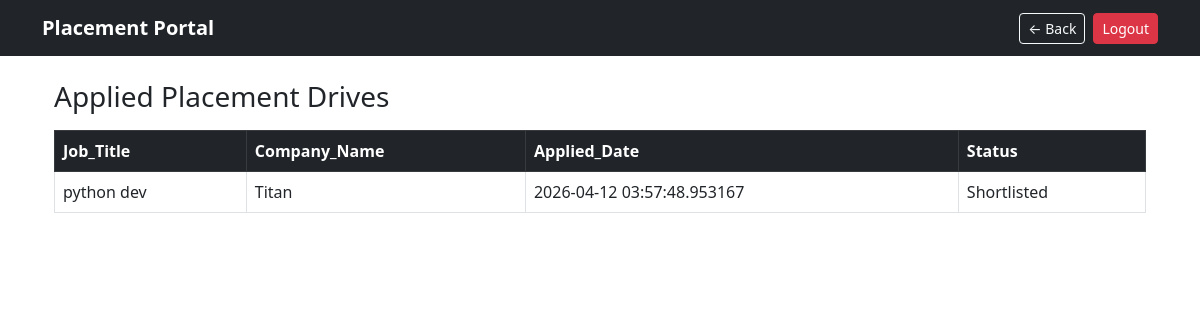
Page /student/application (signed in) on the committed database.
### app/models.py (models this page shows)
class Application(db.Model):
    __tablename__='applications'
    id=db.Column(db.Integer,primary_key=True)
    student_id=db.Column(db.Integer,db.ForeignKey('students.id'))
    drive_id=db.Column(db.Integer,db.ForeignKey('placement_drives.id'))
    application_date=db.Column(db.DateTime,default=datetime.utcnow)
    status=db.Column(db.String(20),default='Applied')
    drive = db.relationship('PlacementDrive', backref='applications')
    student = db.relationship('Student', backref='student_applications')

class PlacementDrive(db.Model):
    __tablename__='placement_drives'
    id=db.Column(db.Integer,primary_key=True)
    company_id=db.Column(db.Integer,db.ForeignKey('companies.id'))
    job_title=db.Column(db.String(100),nullable=False)
    job_description=db.Column(db.Text,nullable=False)
    eligibility_criteria=db.Column(db.Text,nullable=False)
    application_deadline=db.Column(db.DateTime,nullable=False)
    status=db.Column(db.String(20),default='Pending')
    jd_pdf = db.Column(db.String(200), nullable=True)
    company = db.relationship('Company', backref='drives')

class Company(db.Model):
    __tablename__='companies'
    id=db.Column(db.Integer,primary_key=True)
    user_id= db.Column(db.Integer,db.ForeignKey('users.id'))
    company_name=db.Column(db.String(100),nullable=False)
    hr_contact=db.Column(db.String(100),nullable=False)
    website=db.Column(db.String(200),nullable=False)
    approval_status=db.Column(db.String(20),default='Pending')
    user = db.relationship('User', backref=db.backref('company', uselist=False))

### app/blueprints/student.py (the view)
@student_bp.route('/application',methods=['GET'])
@student_required
def application():
    applications=Application.query.filter_by(student_id=current_user.student.id).all()
    return render_template('student/applications.html',applications=applications)

### app/models.py (called while the page is built)
@login_manager.user_loader
def load_user(user_id):
    return User.query.get(int(user_id))

### app/utils.py (called while the page is built)
def student_required(f):
    @wraps(f)
    def decorated(*args, **kwargs):
        if not current_user.is_authenticated or current_user.role != 'student':
            return abort(403)
        return f(*args, **kwargs)
    return decorated

### app/templates/student/applications.html
{% extends 'base.html' %}
{% block content %}
<div class="container mt-4">
    <h3 class="mb-3">Applied Placement Drives</h3>
    <div class="table-responsive">
        <table class="table table-bordered table-hover align-middle">
            <thead class="table-dark">
        <tr>
        <th>Job_Title
        </th>
        <th>Company_Name</th>
        <th>Applied_Date</th>
        <th>Status</th>
        </tr>
        </thead>
        <tbody>
        {% for application in applications %}
        <tr>
            <td>{{application.drive.job_title}}</td>
            <td>{{application.drive.company.company_name}}</td>
            <td>{{application.application_date}}</td>
            <td>{{application.status}}</td>
        </tr>
        {% endfor %}
        </tbody>
    </table>
</body>
</html>
{% endblock %}

### rows in the picture
Application: drive.job_title "python dev", drive.company.company_name "Titan", application_date "2026-04-12 03:57:48.953167", status "Shortlisted"
